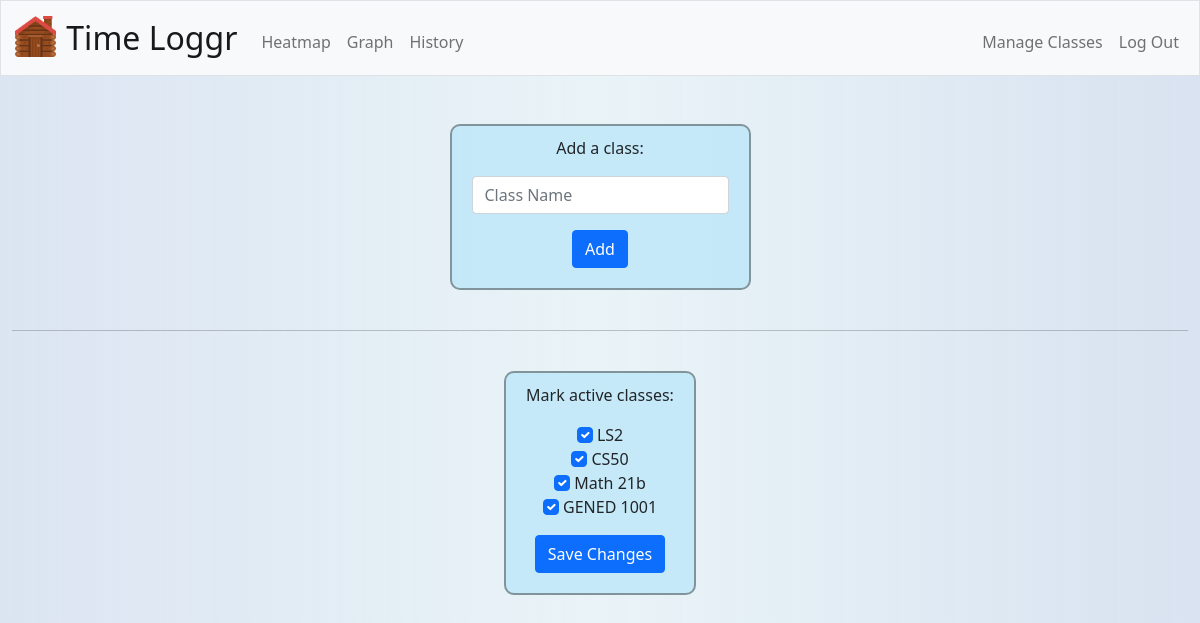
The page /manage (signed in) on the database its author committed.
### tables this page shows
CREATE TABLE classes (id INTEGER, class TEXT NOT NULL, active BOOLEAN NOT NULL DEFAULT 1, user_id INTEGER NOT NULL, PRIMARY KEY(id), FOREIGN KEY(user_id) REFERENCES users(id));

### app.py (the view)
@app.route("/manage", methods=["GET", "POST"])
@login_required
def manage():
    classes = db.execute("SELECT * FROM classes WHERE user_id = ?", session["user_id"])
    if request.method == "POST":
        if 'add' in request.form:
            class_name = request.form.get("class")
            if not (class_name):
                return render_template("manage.html", apology="Must enter a class.", classes=classes)
            class_rows = db.execute("SELECT * FROM classes WHERE class = ? AND user_id = ?", class_name, session["user_id"])
            if len(class_rows):
                return render_template("manage.html", apology="Class already exists.", classes=classes)
            db.execute("INSERT INTO classes (class, active, user_id) VALUES (?, 1, ?)", class_name, session["user_id"])
        elif 'activate' in request.form:
            db.execute("UPDATE classes SET active = 0 WHERE user_id = ?", session["user_id"])
            class_rows = db.execute("SELECT class FROM classes WHERE user_id = ?", session["user_id"])
            for row in class_rows:
                if row["class"] in request.form:
                    db.execute("UPDATE classes SET active = 1 WHERE user_id = ? AND class = ?", session["user_id"], row["class"])
        return redirect("/")
    else:
        return render_template("manage.html", classes=classes)

### app.py (called while the page is built)
@app.after_request
def after_request(response):
    response.headers["Cache-Control"] = "no-cache, no-store, must-revalidate"
    response.headers["Expires"] = 0
    response.headers["Pragma"] = "no-cache"
    return response

### helpers.py (called while the page is built)
def login_required(f):
    @wraps(f)
    def decorated_function(*args, **kwargs):
        if session.get("user_id") is None:
            return redirect("/login")
        return f(*args, **kwargs)
    return decorated_function

### templates/manage.html (shortened to what this page needs)
{% extends "layout.html" %}
{% block main %}
    <form class="form-small" action="/manage" method="post">
        <div class="mb-3">
            <p>Add a class: </p>
            <input autocomplete="off" autofocus class="form-control mx-auto w-auto" id="class" name="class" placeholder="Class Name" type="text">
        </div>
        <button name="add" class="btn btn-primary" type="submit">Add</button>
    </form>
    <br>
    <hr>
    <br>
    <form class="form-small" action="/manage" method="post">
        <div class="mb-3">
            <p>Mark active classes: </p>
            {% for class in classes %}
                <input {% if class["active"] %} checked {% endif %} class="form-check-input" id="{{ class['class'] }}" name="{{ class['class'] }}" type="checkbox">
                <label class="form-check-label" for="{{ class['class'] }}"> {{ class['class'] }}</label><br>
            {% endfor %}
        </div>
        <button name="activate" class="btn btn-primary" type="submit">Save Changes</button>
    </form>
{% endblock %}

### templates/layout.html (shortened to what this page needs)
<!DOCTYPE html>
<html lang="en">
    <head>
        <link href="https://cdn.jsdelivr.net/npm/bootstrap@5.1.3/dist/css/bootstrap.min.css" rel="stylesheet">
        <link href="/static/styles.css" rel="stylesheet">
    </head>
    <body>
        <nav class="bg-light border navbar navbar-expand-md navbar-light">
            <div class="container-fluid">
                <a class="navbar-brand" href="/">
                    <img src="/static/house.png" width="45" height="45" class="d-inline-block align-top" alt="log cabin">
                    Time Loggr
                </a>
                <div class="collapse navbar-collapse" id="navbar">
                    {% if session["user_id"] %}
                        <ul class="navbar-nav me-auto mt-2">
                            <li class="nav-item"><a class="nav-link" href="/heatmap">Heatmap</a></li>
                            <li class="nav-item"><a class="nav-link" href="/graph">Graph</a></li>
                            <li class="nav-item"><a class="nav-link" href="/history">History</a></li>
                        </ul>
                        <ul class="navbar-nav ms-auto mt-2">
                            <li class="nav-item"><a class="nav-link" href="/manage">Manage Classes</a></li>
                            <li class="nav-item"><a class="nav-link" href="/logout">Log Out</a></li>
                        </ul>
                    {% else %}
                        <ul class="navbar-nav ms-auto mt-2">
                            <li class="nav-item"><a class="nav-link" href="/register">Register</a></li>
                            <li class="nav-item"><a class="nav-link" href="/login">Log In</a></li>
                        </ul>
                    {% endif %}
                </div>
            </div>
        </nav>
        <main class="container-fluid py-5 text-center">
            {% block main %}{% endblock %}
        </main>
    </body>
</html>

### static/styles.css (style rules this page uses)
nav .navbar-brand { font-size: xx-large; }
body { background: rgb(201,215,235); background: linear-gradient(90deg, rgba(201,215,235,0.6573004201680672) 0%, rgba(226,240,245,0.7525385154061625) 50%, rgba(201,215,235,0.7105217086834734) 100%); }
nav { background: rgb(158, 158, 158); }
form { border: 2px solid rgba(59, 59, 59, 0.493); width: fit-content; margin: auto; background-color:rgba(186, 230, 248, 0.747) }
form, #chart { border-radius: 10px; }
.form-small { padding: 10px 20px 20px 20px; }

### rows shown on the page
classes: active "☑", class "LS2"
classes: active "☑", class "CS50"
classes: active "☑", class "Math 21b"
classes: active "☑", class "GENED 1001"
